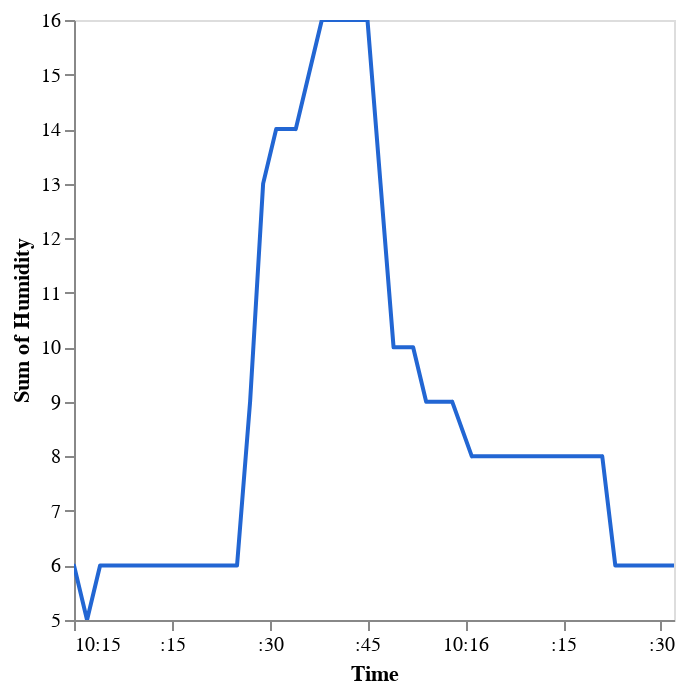

Notebook code cell kept with this figure:
### Code cell
(lambda: DeepnoteChart(humidity_df, """{"layer":[{"layer":[{"mark":{"clip":true,"type":"trail","color":"#2266D3","tooltip":true},"encoding":{"x":{"axis":{"grid":false},"sort":"ascending","type":"temporal","field":"Time","scale":{"type":"linear","zero":false}},"y":{"axis":{"grid":false},"sort":null,"type":"quantitative","field":"Humidity","scale":{"type":"linear","zero":false},"format":{"type":"default","decimals":null},"aggregate":"sum","formatType":"numberFormatFromNumberType"}}}]}],"title":"","config":{"legend":{}},"$schema":"https://vega.github.io/schema/vega-lite/v5.json","encoding":{},"usermeta":{"tooltipDefaultMode":true}}""") if 'DeepnoteChart' in globals() else _dntk.DeepnoteChart(humidity_df, """{"layer":[{"layer":[{"mark":{"clip":true,"type":"trail","color":"#2266D3","tooltip":true},"encoding":{"x":{"axis":{"grid":false},"sort":"ascending","type":"temporal","field":"Time","scale":{"type":"linear","zero":false}},"y":{"axis":{"grid":false},"sort":null,"type":"quantitative","field":"Humidity","scale":{"type":"linear","zero":false},"format":{"type":"default","decimals":null},"aggregate":"sum","formatType":"numberFormatFromNumberType"}}}]}],"title":"","config":{"legend":{}},"$schema":"https://vega.github.io/schema/vega-lite/v5.json","encoding":{},"usermeta":{"tooltipDefaultMode":true}}"""))()

### Figure 1 — Vega-Lite specification as saved in the notebook (floating-point values rounded to 4 significant figures)
{"layer": [{"layer": [{"mark": {"clip": true, "type": "trail", "color": "#2266D3", "tooltip": true}, "encoding": {"x": {"axis": {"grid": false}, "sort": "ascending", "type": "temporal", "field": "Time", "scale": {"type": "linear", "zero": false}}, "y": {"axis": {"grid": false}, "sort": null, "type": "quantitative", "field": "Humidity", "scale": {"type": "linear", "zero": false}, "format": {"type": "default", "decimals": null}, "aggregate": "sum", "formatType": "numberFormatFromNumberType"}}}]}], "title": "", "config": {"legend": {}}, "$schema": "https://vega.github.io/schema/vega-lite/v5.json", "encoding": {}, "usermeta": {"tooltipDefaultMode": true}, "data": {"values": [{"Time": "2024-12-29T10:15:00", "Humidity": 6}, {"Time": "2024-12-29T10:15:02", "Humidity": 5}, {"Time": "2024-12-29T10:15:04", "Humidity": 6}, {"Time": "2024-12-29T10:15:07", "Humidity": 6}, {"Time": "2024-12-29T10:15:09", "Humidity": 6}, {"Time": "2024-12-29T10:15:11", "Humidity": 6}, {"Time": "2024-12-29T10:15:13", "Humidity": 6}, {"Time": "2024-12-29T10:15:16", "Humidity": 6}, {"Time": "2024-12-29T10:15:18", "Humidity": 6}, {"Time": "2024-12-29T10:15:20", "Humidity": 6}, {"Time": "2024-12-29T10:15:22", "Humidity": 6}, {"Time": "2024-12-29T10:15:25", "Humidity": 6}, {"Time": "2024-12-29T10:15:27", "Humidity": 9}, {"Time": "2024-12-29T10:15:29", "Humidity": 13}, {"Time": "2024-12-29T10:15:31", "Humidity": 14}, {"Time": "2024-12-29T10:15:34", "Humidity": 14}, {"Time": "2024-12-29T10:15:36", "Humidity": 15}, {"Time": "2024-12-29T10:15:38", "Humidity": 16}, {"Time": "2024-12-29T10:15:40", "Humidity": 16}, {"Time": "2024-12-29T10:15:43", "Humidity": 16}, {"Time": "2024-12-29T10:15:45", "Humidity": 16}, {"Time": "2024-12-29T10:15:47", "Humidity": 13}, {"Time": "2024-12-29T10:15:49", "Humidity": 10}, {"Time": "2024-12-29T10:15:52", "Humidity": 10}, {"Time": "2024-12-29T10:15:54", "Humidity": 9}, {"Time": "2024-12-29T10:15:56", "Humidity": 9}, {"Time": "2024-12-29T10:15:58", "Humidity": 9}, {"Time": "2024-12-29T10:16:01", "Humidity": 8}, {"Time": "2024-12-29T10:16:03", "Humidity": 8}, {"Time": "2024-12-29T10:16:05", "Humidity": 8}, {"Time": "2024-12-29T10:16:07", "Humidity": 8}, {"Time": "2024-12-29T10:16:10", "Humidity": 8}, {"Time": "2024-12-29T10:16:12", "Humidity": 8}, {"Time": "2024-12-29T10:16:14", "Humidity": 8}, {"Time": "2024-12-29T10:16:17", "Humidity": 8}, {"Time": "2024-12-29T10:16:19", "Humidity": 8}, {"Time": "2024-12-29T10:16:21", "Humidity": 8}, {"Time": "2024-12-29T10:16:23", "Humidity": 6}, {"Time": "2024-12-29T10:16:26", "Humidity": 6}, {"Time": "2024-12-29T10:16:28", "Humidity": 6}, {"Time": "2024-12-29T10:16:30", "Humidity": 6}, {"Time": "2024-12-29T10:16:32", "Humidity": 6}]}}
